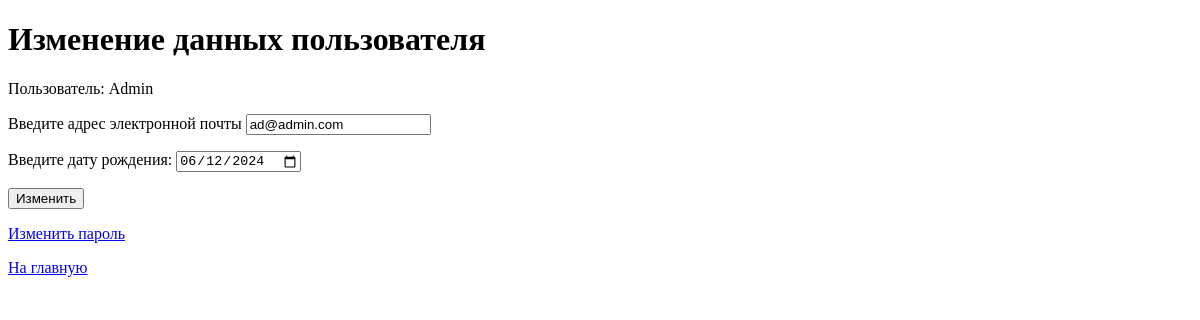
Page /user/update/1 (signed in) on the earlier database version.
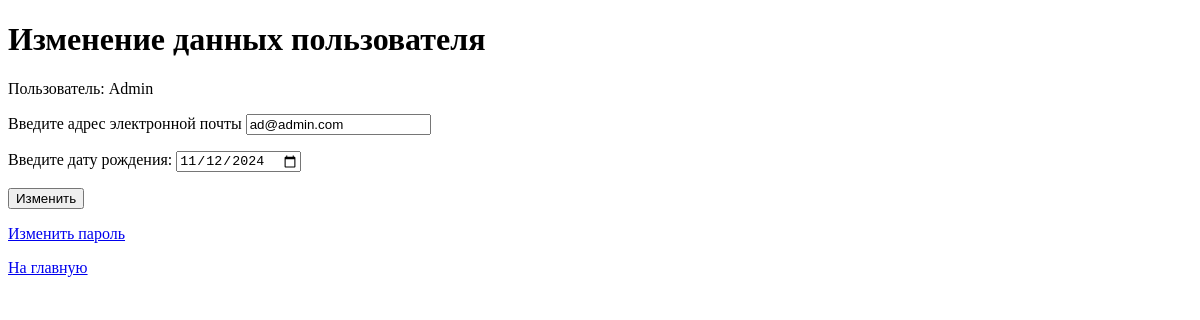
Same page on the later database version.
### app/models/users.py (models this page shows)
class User(Base):
    __tablename__ = 'users'
    __table_args__ = {'keep_existing': True}
    id = Column(INTEGER, primary_key=True, index=True)
    username = Column(String, index=True, unique=True)
    email = Column(String, index=True, unique=True)
    day_birth = Column(DATE)
    password = Column(String)
    is_active = Column(BOOLEAN, default=True)
    is_staff = Column(BOOLEAN, default=False)
    admin = Column(BOOLEAN, default=False)
    created_at = Column(DATETIME)
    updated_at = Column(DATETIME)
    purchase = relationship(
        'BuyerProd',
        back_populates='user',
        cascade='save-update, merge, delete',
        passive_deletes=True,
    )

### app/routers/users.py (the view)
@user_router.get('/update/{user_id}')
async def update_user_get(request: Request, db: Annotated[Session, Depends(get_db)],
                          user: Annotated[User, Depends(get_current_user)], user_id: int = -1):
    info = {'request': request, 'title': 'Изменение данных пользователя'}
    if user is None:
        RedirectResponse('/user/login', status_code=status.HTTP_401_UNAUTHORIZED)
    elif user_id != user.id:
        return HTTPException(status.HTTP_401_UNAUTHORIZED, detail='Нет доступа')
    else:
        info['user'] = user
    return templates.TemplateResponse("update_user.html", info)

### app/templates/users/update_user.html (shortened to what this page needs)
<!DOCTYPE html>
<html lang="en">
<head>
</head>
<body>
    <h1>{{title}}</h1>
        <section class="conteiner-fluid">
            <form method="post" action="/user/update/{{user.id}}?">
                <div class="col-auto">
                    <div class="imput-group">
                    <p>Пользователь: {{user.username}}</p>
                   <label for="email"> Введите адрес электронной почты </label>
                    <input type="text" id="email" name="email" value={{user.email}}
                    aria-describedby="btn-update">
                     <label for="day_birth"> Введите дату рождения: </label>
                    <input type="date" id="day_birth" name="day_birth" value={{user.day_birth}}
                    aria-describedby="btn-update">
                    <button type="submit" id="btn-update">Изменить</button>
                    </div>
                </div>
            </form>
        </section>
        <a href="/user/create_password/{{user.id}}">Изменить пароль</a>
        <a href="/main"> На главную</a>
</body>
</html>

Differences in the rows shown:
changed User "Admin": day_birth "06/12/2024" → "11/12/2024"
